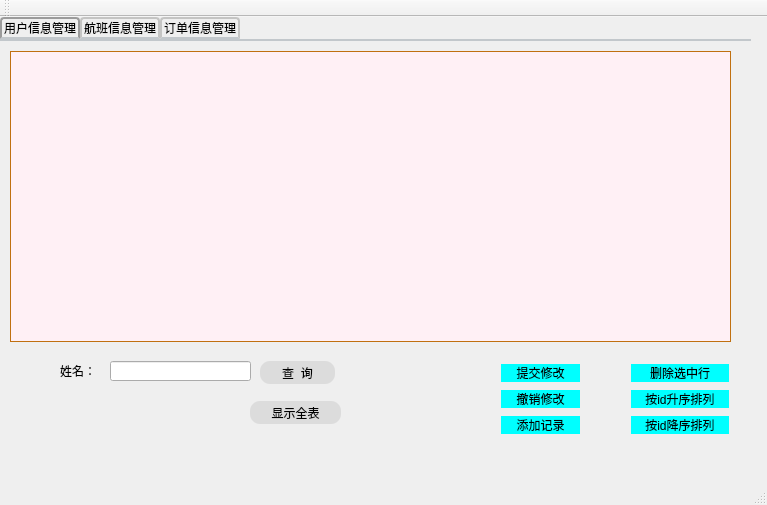
<?xml version="1.0" encoding="UTF-8"?>
<ui version="4.0">
 <class>MainWindow</class>
 <widget class="QMainWindow" name="MainWindow">
  <property name="geometry">
   <rect>
    <x>0</x>
    <y>0</y>
    <width>767</width>
    <height>505</height>
   </rect>
  </property>
  <property name="windowTitle">
   <string>MainWindow</string>
  </property>
  <widget class="QWidget" name="centralWidget">
   <widget class="QTabWidget" name="tabWidget">
    <property name="geometry">
     <rect>
      <x>0</x>
      <y>0</y>
      <width>751</width>
      <height>441</height>
     </rect>
    </property>
    <property name="styleSheet">
     <string notr="true">QTabWidget::pane { /* The tab widget frame */
    border-top: 2px solid #C2C7CB;
    position: absolute;
    top: -0.5em;
}

QTabWidget::tab-bar {
    alignment: center;
}

/* Style the tab using the tab sub-control. Note that
    it reads QTabBar _not_ QTabWidget */
QTabBar::tab {
    background: qlineargradient(x1: 0, y1: 0, x2: 0, y2: 1,
                                stop: 0 #E1E1E1, stop: 0.4 #DDDDDD,
                                stop: 0.5 #D8D8D8, stop: 1.0 #D3D3D3);
    border: 2px solid #C4C4C3;
    border-bottom-color: #C2C7CB; /* same as the pane color */
    border-top-left-radius: 4px;
    border-top-right-radius: 4px;
    min-width: 8ex;
    padding: 2px;
}

QTabBar::tab:selected, QTabBar::tab:hover {
    background: qlineargradient(x1: 0, y1: 0, x2: 0, y2: 1,
                                stop: 0 #fafafa, stop: 0.4 #f4f4f4,
                                stop: 0.5 #e7e7e7, stop: 1.0 #fafafa);
}

QTabBar::tab:selected {
    border-color: #9B9B9B;
    border-bottom-color: #C2C7CB; /* same as pane color */
}</string>
    </property>
    <property name="currentIndex">
     <number>0</number>
    </property>
    <widget class="QWidget" name="tab_3">
     <attribute name="title">
      <string>用户信息管理</string>
     </attribute>
     <widget class="QTableView" name="tableView">
      <property name="geometry">
       <rect>
        <x>10</x>
        <y>10</y>
        <width>721</width>
        <height>291</height>
       </rect>
      </property>
      <property name="styleSheet">
       <string notr="true">
QTableView{
	 
    color: rgb(0, 0, 0);
    border: 1px solid #C07010;          /*边框颜色*/
    gridline-color:#C07010;             /*grid线颜色*/
    background-color: rgb(255, 240 ,245);
    alternate-background-color: rgb(200, 200, 200); /*行交替颜色*/
    selection-background-color: rgb(130, 190, 100); /*选中行背景颜色*/
}
QTableView::item:selected{
        color:white;
        background:rgb(34, 175, 75);    
}
QTableView::item:!alternate:!selected{
    background-color: rgb(220, 220, 220);    /*交替行的另一颜色*/
}
QHeaderView{background:skyblue;}</string>
      </property>
     </widget>
     <widget class="QLabel" name="label">
      <property name="geometry">
       <rect>
        <x>60</x>
        <y>320</y>
        <width>54</width>
        <height>20</height>
       </rect>
      </property>
      <property name="text">
       <string>姓名：</string>
      </property>
     </widget>
     <widget class="QLineEdit" name="lineEdit">
      <property name="geometry">
       <rect>
        <x>110</x>
        <y>320</y>
        <width>141</width>
        <height>20</height>
       </rect>
      </property>
     </widget>
     <widget class="QPushButton" name="pushButton_5">
      <property name="geometry">
       <rect>
        <x>260</x>
        <y>320</y>
        <width>75</width>
        <height>23</height>
       </rect>
      </property>
      <property name="styleSheet">
       <string notr="true"> border-style:solid;  
       background: transparent;  
       background-color: rgb(220, 220 ,220); 
         font: 12pt &quot;微软雅黑&quot;;
        
        border-radius: 10px;  
</string>
      </property>
      <property name="text">
       <string>查  询</string>
      </property>
     </widget>
     <widget class="QPushButton" name="pushButton_6">
      <property name="geometry">
       <rect>
        <x>250</x>
        <y>360</y>
        <width>91</width>
        <height>23</height>
       </rect>
      </property>
      <property name="styleSheet">
       <string notr="true"> border-style:solid;  
       background: transparent;  
       background-color: rgb(220, 220 ,220); 
         font: 12pt &quot;微软雅黑&quot;;
        
        border-radius: 10px;  
</string>
      </property>
      <property name="text">
       <string>显示全表</string>
      </property>
     </widget>
     <widget class="QWidget" name="verticalLayoutWidget">
      <property name="geometry">
       <rect>
        <x>620</x>
        <y>310</y>
        <width>120</width>
        <height>97</height>
       </rect>
      </property>
      <layout class="QVBoxLayout" name="verticalLayout">
       <item>
        <widget class="QPushButton" name="pushButton_4">
         <property name="styleSheet">
          <string notr="true"> border-style:solid;  
       background: transparent;  
       background-color:rgb(0, 255, 255); 
         font: 12pt &quot;微软雅黑&quot;;
        
        border-radius: 10px;  
</string>
         </property>
         <property name="text">
          <string>删除选中行</string>
         </property>
        </widget>
       </item>
       <item>
        <widget class="QPushButton" name="pushButton_7">
         <property name="styleSheet">
          <string notr="true"> border-style:solid;  
       background: transparent;  
       background-color:rgb(0, 255, 255); 
         font: 12pt &quot;微软雅黑&quot;;
        
        border-radius: 10px;  
</string>
         </property>
         <property name="text">
          <string>按id升序排列</string>
         </property>
        </widget>
       </item>
       <item>
        <widget class="QPushButton" name="pushButton_8">
         <property name="styleSheet">
          <string notr="true"> border-style:solid;  
       background: transparent;  
       background-color:rgb(0, 255, 255); 
         font: 12pt &quot;微软雅黑&quot;;
        
        border-radius: 10px;  
</string>
         </property>
         <property name="text">
          <string>按id降序排列</string>
         </property>
        </widget>
       </item>
      </layout>
     </widget>
     <widget class="QWidget" name="verticalLayoutWidget_6">
      <property name="geometry">
       <rect>
        <x>490</x>
        <y>310</y>
        <width>101</width>
        <height>97</height>
       </rect>
      </property>
      <layout class="QVBoxLayout" name="verticalLayout_6">
       <item>
        <widget class="QPushButton" name="pushButton">
         <property name="styleSheet">
          <string notr="true"> border-style:solid;  
       background: transparent;  
       background-color:rgb(0, 255, 255); 
         font: 12pt &quot;微软雅黑&quot;;
        
        border-radius: 10px;  
</string>
         </property>
         <property name="text">
          <string>提交修改</string>
         </property>
        </widget>
       </item>
       <item>
        <widget class="QPushButton" name="pushButton_2">
         <property name="styleSheet">
          <string notr="true"> border-style:solid;  
       background: transparent;  
       background-color:rgb(0, 255, 255); 
         font: 12pt &quot;微软雅黑&quot;;
        
        border-radius: 10px;  
</string>
         </property>
         <property name="text">
          <string>撤销修改</string>
         </property>
        </widget>
       </item>
       <item>
        <widget class="QPushButton" name="pushButton_3">
         <property name="styleSheet">
          <string notr="true"> border-style:solid;  
       background: transparent;  
       background-color:rgb(0, 255, 255); 
         font: 12pt &quot;微软雅黑&quot;;
        
        border-radius: 10px;  
</string>
         </property>
         <property name="text">
          <string>添加记录</string>
         </property>
        </widget>
       </item>
      </layout>
     </widget>
     <widget class="QLabel" name="label_4">
      <property name="geometry">
       <rect>
        <x>20</x>
        <y>350</y>
        <width>181</width>
        <height>31</height>
       </rect>
      </property>
      <property name="styleSheet">
       <string notr="true">border-image: url(:/images/logo_l.png);</string>
      </property>
      <property name="text">
       <string/>
      </property>
     </widget>
    </widget>
    <widget class="QWidget" name="tab_2">
     <attribute name="title">
      <string>航班信息管理</string>
     </attribute>
     <widget class="QTableView" name="tableView_2">
      <property name="geometry">
       <rect>
        <x>10</x>
        <y>10</y>
        <width>731</width>
        <height>301</height>
       </rect>
      </property>
      <property name="styleSheet">
       <string notr="true">
QTableView{
	 
    color: rgb(0, 0, 0);
    border: 1px solid #C07010;          /*边框颜色*/
    gridline-color:#C07010;             /*grid线颜色*/
    background-color: rgb(255, 240 ,245);
    alternate-background-color: rgb(200, 200, 200); /*行交替颜色*/
    selection-background-color: rgb(130, 190, 100); /*选中行背景颜色*/
}
QTableView::item:selected{
        color:white;
        background:rgb(34, 175, 75);    
}
QTableView::item:!alternate:!selected{
    background-color: rgb(220, 220, 220);    /*交替行的另一颜色*/
}
QHeaderView{background:skyblue;}</string>
      </property>
     </widget>
     <widget class="QWidget" name="verticalLayoutWidget_2">
      <property name="geometry">
       <rect>
        <x>620</x>
        <y>320</y>
        <width>131</width>
        <height>97</height>
       </rect>
      </property>
      <layout class="QVBoxLayout" name="verticalLayout_2">
       <item>
        <widget class="QPushButton" name="pushButton_12">
         <property name="styleSheet">
          <string notr="true"> border-style:solid;  
       background: transparent;  
       background-color:rgb(0, 255, 255); 
         font: 12pt &quot;微软雅黑&quot;;
        
        border-radius: 10px;  
</string>
         </property>
         <property name="text">
          <string>删除选中行</string>
         </property>
        </widget>
       </item>
       <item>
        <widget class="QPushButton" name="pushButton_13">
         <property name="styleSheet">
          <string notr="true"> border-style:solid;  
       background: transparent;  
       background-color:rgb(0, 255, 255); 
         font: 12pt &quot;微软雅黑&quot;;
        
        border-radius: 10px;  
</string>
         </property>
         <property name="text">
          <string>按Fid升序排列</string>
         </property>
        </widget>
       </item>
       <item>
        <widget class="QPushButton" name="pushButton_14">
         <property name="styleSheet">
          <string notr="true"> border-style:solid;  
       background: transparent;  
       background-color:rgb(0, 255, 255); 
         font: 12pt &quot;微软雅黑&quot;;
        
        border-radius: 10px;  
</string>
         </property>
         <property name="text">
          <string>按Fid降序排列</string>
         </property>
        </widget>
       </item>
      </layout>
     </widget>
     <widget class="QPushButton" name="pushButton_15">
      <property name="geometry">
       <rect>
        <x>250</x>
        <y>330</y>
        <width>75</width>
        <height>23</height>
       </rect>
      </property>
      <property name="styleSheet">
       <string notr="true"> border-style:solid;  
       background: transparent;  
       background-color: rgb(220, 220 ,220); 
         font: 12pt &quot;微软雅黑&quot;;
        
        border-radius: 10px;  
</string>
      </property>
      <property name="text">
       <string>查  询</string>
      </property>
     </widget>
     <widget class="QPushButton" name="pushButton_16">
      <property name="geometry">
       <rect>
        <x>250</x>
        <y>360</y>
        <width>91</width>
        <height>23</height>
       </rect>
      </property>
      <property name="styleSheet">
       <string notr="true"> border-style:solid;  
       background: transparent;  
       background-color: rgb(220, 220 ,220); 
         font: 12pt &quot;微软雅黑&quot;;
        
        border-radius: 10px;  
</string>
      </property>
      <property name="text">
       <string>显示全表</string>
      </property>
     </widget>
     <widget class="QLineEdit" name="lineEdit_2">
      <property name="geometry">
       <rect>
        <x>100</x>
        <y>330</y>
        <width>141</width>
        <height>20</height>
       </rect>
      </property>
     </widget>
     <widget class="QLabel" name="label_2">
      <property name="geometry">
       <rect>
        <x>40</x>
        <y>331</y>
        <width>54</width>
        <height>21</height>
       </rect>
      </property>
      <property name="text">
       <string>航班Fid号</string>
      </property>
     </widget>
     <widget class="QWidget" name="verticalLayoutWidget_5">
      <property name="geometry">
       <rect>
        <x>500</x>
        <y>320</y>
        <width>101</width>
        <height>97</height>
       </rect>
      </property>
      <layout class="QVBoxLayout" name="verticalLayout_5">
       <item>
        <widget class="QPushButton" name="pushButton_9">
         <property name="styleSheet">
          <string notr="true"> border-style:solid;  
       background: transparent;  
       background-color:rgb(0, 255, 255); 
         font: 12pt &quot;微软雅黑&quot;;
        
        border-radius: 10px;  
</string>
         </property>
         <property name="text">
          <string>提交修改</string>
         </property>
        </widget>
       </item>
       <item>
        <widget class="QPushButton" name="pushButton_11">
         <property name="styleSheet">
          <string notr="true"> border-style:solid;  
       background: transparent;  
       background-color:rgb(0, 255, 255); 
         font: 12pt &quot;微软雅黑&quot;;
        
        border-radius: 10px;  
</string>
         </property>
         <property name="text">
          <string>添加记录</string>
         </property>
        </widget>
       </item>
       <item>
        <widget class="QPushButton" name="pushButton_10">
         <property name="styleSheet">
          <string notr="true"> border-style:solid;  
       background: transparent;  
       background-color:rgb(0, 255, 255); 
         font: 12pt &quot;微软雅黑&quot;;
        
        border-radius: 10px;  
</string>
         </property>
         <property name="text">
          <string>撤销修改</string>
         </property>
        </widget>
       </item>
      </layout>
     </widget>
     <widget class="QLabel" name="label_5">
      <property name="geometry">
       <rect>
        <x>20</x>
        <y>360</y>
        <width>181</width>
        <height>31</height>
       </rect>
      </property>
      <property name="styleSheet">
       <string notr="true">border-image: url(:/images/logo_l.png);</string>
      </property>
      <property name="text">
       <string/>
      </property>
     </widget>
    </widget>
    <widget class="QWidget" name="tab">
     <attribute name="title">
      <string>订单信息管理</string>
     </attribute>
     <widget class="QTableView" name="tableView_3">
      <property name="geometry">
       <rect>
        <x>10</x>
        <y>10</y>
        <width>721</width>
        <height>291</height>
       </rect>
      </property>
      <property name="styleSheet">
       <string notr="true">
QTableView{
	 
    color: rgb(0, 0, 0);
    border: 1px solid #C07010;          /*边框颜色*/
    gridline-color:#C07010;             /*grid线颜色*/
    background-color: rgb(255, 240 ,245);
    alternate-background-color: rgb(200, 200, 200); /*行交替颜色*/
    selection-background-color: rgb(130, 190, 100); /*选中行背景颜色*/
}

QTableView::item:!alternate:!selected{
    background-color: rgb(220, 220, 220);    /*交替行的另一颜色*/
}
QTableView::item:selected{
        color:white;
        background:rgb(34, 175, 75);    
}
QHeaderView{background:skyblue;}</string>
      </property>
     </widget>
     <widget class="QWidget" name="verticalLayoutWidget_3">
      <property name="geometry">
       <rect>
        <x>610</x>
        <y>310</y>
        <width>131</width>
        <height>97</height>
       </rect>
      </property>
      <layout class="QVBoxLayout" name="verticalLayout_3">
       <item>
        <widget class="QPushButton" name="pushButton_20">
         <property name="styleSheet">
          <string notr="true"> border-style:solid;  
       background: transparent;  
       background-color:rgb(0, 255, 255); 
         font: 12pt &quot;微软雅黑&quot;;
        
        border-radius: 10px;  
</string>
         </property>
         <property name="text">
          <string>删除选中行</string>
         </property>
        </widget>
       </item>
       <item>
        <widget class="QPushButton" name="pushButton_21">
         <property name="styleSheet">
          <string notr="true"> border-style:solid;  
       background: transparent;  
       background-color:rgb(0, 255, 255); 
         font: 12pt &quot;微软雅黑&quot;;
        
        border-radius: 10px;  
</string>
         </property>
         <property name="text">
          <string>按Fid升序排列</string>
         </property>
        </widget>
       </item>
       <item>
        <widget class="QPushButton" name="pushButton_22">
         <property name="styleSheet">
          <string notr="true"> border-style:solid;  
       background: transparent;  
       background-color:rgb(0, 255, 255); 
         font: 12pt &quot;微软雅黑&quot;;
        
        border-radius: 10px;  
</string>
         </property>
         <property name="text">
          <string>按Fid降序排列</string>
         </property>
        </widget>
       </item>
      </layout>
     </widget>
     <widget class="QPushButton" name="pushButton_23">
      <property name="geometry">
       <rect>
        <x>250</x>
        <y>330</y>
        <width>75</width>
        <height>23</height>
       </rect>
      </property>
      <property name="styleSheet">
       <string notr="true"> border-style:solid;  
       background: transparent;  
       background-color: rgb(220, 220 ,220); 
         font: 12pt &quot;微软雅黑&quot;;
        
        border-radius: 10px;  
</string>
      </property>
      <property name="text">
       <string>查  询</string>
      </property>
     </widget>
     <widget class="QPushButton" name="pushButton_24">
      <property name="geometry">
       <rect>
        <x>250</x>
        <y>370</y>
        <width>81</width>
        <height>23</height>
       </rect>
      </property>
      <property name="styleSheet">
       <string notr="true"> border-style:solid;  
       background: transparent;  
       background-color: rgb(220, 220 ,220); 
         font: 12pt &quot;微软雅黑&quot;;
        
        border-radius: 10px;  
</string>
      </property>
      <property name="text">
       <string>显示全表</string>
      </property>
     </widget>
     <widget class="QLineEdit" name="lineEdit_3">
      <property name="geometry">
       <rect>
        <x>120</x>
        <y>330</y>
        <width>101</width>
        <height>20</height>
       </rect>
      </property>
     </widget>
     <widget class="QLabel" name="label_3">
      <property name="geometry">
       <rect>
        <x>10</x>
        <y>330</y>
        <width>91</width>
        <height>20</height>
       </rect>
      </property>
      <property name="text">
       <string>航班Fid查询</string>
      </property>
     </widget>
     <widget class="QWidget" name="verticalLayoutWidget_4">
      <property name="geometry">
       <rect>
        <x>480</x>
        <y>310</y>
        <width>111</width>
        <height>97</height>
       </rect>
      </property>
      <layout class="QVBoxLayout" name="verticalLayout_4">
       <item>
        <widget class="QPushButton" name="pushButton_17">
         <property name="styleSheet">
          <string notr="true"> border-style:solid;  
       background: transparent;  
       background-color:rgb(0, 255, 255); 
         font: 12pt &quot;微软雅黑&quot;;
        
        border-radius: 10px;  
</string>
         </property>
         <property name="text">
          <string>提交修改</string>
         </property>
        </widget>
       </item>
       <item>
        <widget class="QPushButton" name="pushButton_18">
         <property name="styleSheet">
          <string notr="true"> border-style:solid;  
       background: transparent;  
       background-color:rgb(0, 255, 255); 
         font: 12pt &quot;微软雅黑&quot;;
        
        border-radius: 10px;  
</string>
         </property>
         <property name="text">
          <string>撤销修改</string>
         </property>
        </widget>
       </item>
      </layout>
     </widget>
     <widget class="QLabel" name="label_6">
      <property name="geometry">
       <rect>
        <x>20</x>
        <y>360</y>
        <width>181</width>
        <height>31</height>
       </rect>
      </property>
      <property name="styleSheet">
       <string notr="true">border-image: url(:/images/logo_l.png);</string>
      </property>
      <property name="text">
       <string/>
      </property>
     </widget>
    </widget>
   </widget>
  </widget>
  <widget class="QToolBar" name="mainToolBar">
   <attribute name="toolBarArea">
    <enum>TopToolBarArea</enum>
   </attribute>
   <attribute name="toolBarBreak">
    <bool>false</bool>
   </attribute>
  </widget>
  <widget class="QStatusBar" name="statusBar"/>
 </widget>
 <layoutdefault spacing="6" margin="11"/>
 <resources/>
 <connections/>
</ui>
